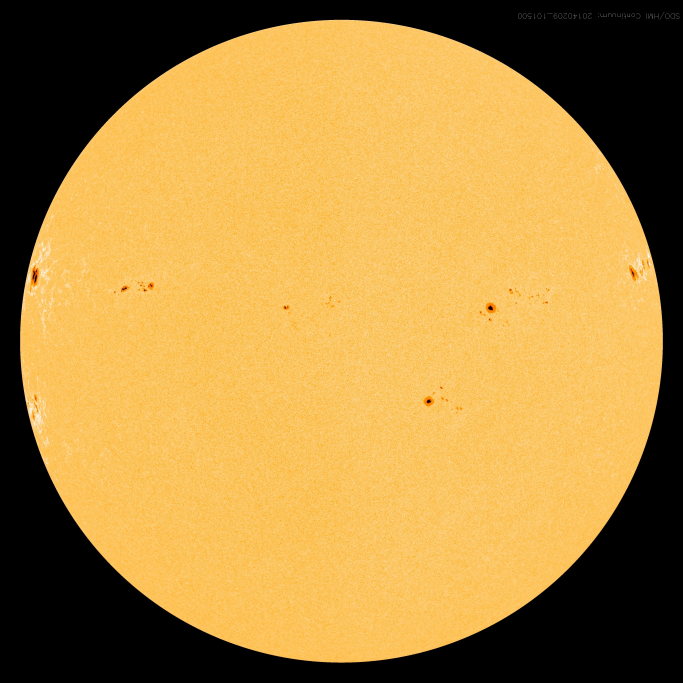
#> input picture machine_learning/data/img/normal/2k/20140209_101500_SDO_2048_00.jpg, 2048 x 2048 px (shown at 1/3 size); its folder holds only this picture in this run
$ python -i image_processor.py   (imports and definitions only)
#> lines starting #> are read from the running program, lines starting #| are printed output that depends on the picture
#> further down, picture is the input picture: shape (2048, 2048, 3); mean B, G, R 66.9, 137.2, 175.1
from machine_learning import ml_config
import cv2
import numpy as np
import matplotlib.pyplot as plt
import re
from pathlib import Path
from datetime import datetime
from skimage.filters import threshold_multiotsu
from machine_learning.enums.morpholog_operations import MorphologyOperation

PROJECT_ROOT = Path(__file__).resolve().parent.parent.parent


class ImageProcessor:
    """Utility-Klasse zum Einlesen und Bearbeiten von Bildern in verschiedenen Formaten"""

    # [317 lines left out: functions read_normal_image, print_img_stats, show_image, convert_to_grayscale, draw_global_grid, draw_patch_grid and 4 more, not called in this run]

    @staticmethod
    def detect_sun_disk(image: np.ndarray):
        """
        Nutzt die Hough Transformation (Hough Circles) um die Sonnenscheibe zu finden
        ACHTUNG diese funktion ist für 2k Bilder geschrieben und nicht verallgemeinert.
        Wieso?
        Weil die parameter so bestummen sind, dass der Rechenaufwand möglichst minimal bleibt auf einem 2kx2k Bild
        Args:
            image: Das Bild das eingelesen wird

        Returns: Den ersten gefundenen Kreis (array mit 3 Werten)
                    X Position des Mittelpunktes
                    Y Position des Mittelpunktes
                    Radius
        """
        # 1. Bild in Graustufen Umwandeln falls nicht schon grau ist.
        gray = image
        if image.ndim == 3:
            gray = cv2.cvtColor(image, cv2.COLOR_BGR2GRAY)
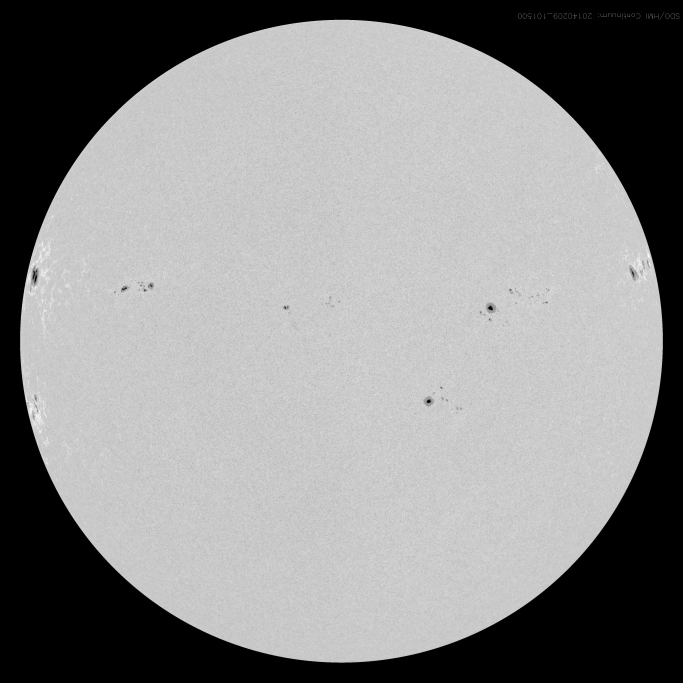
#> gray: shape (2048, 2048) (shown at 1/3 size); min 0, max 255, mean 140.5

        # 2. Bild glätten (reduziert Rauschen)
        gray_blurred = cv2.medianBlur(gray, 5)

        # 3. Hough Circle Transform
        circles = cv2.HoughCircles(
            gray_blurred,
            cv2.HOUGH_GRADIENT,
            dp=1.2,  # Inverser Verhältnis der Auflösung (1.0 = genau, >1 = schneller, gröber)
            minDist=1000,  # Mindestabstand zwischen Kreisen (Wir suchen auch nur 1 Kreis)
            param1=50,  # Canny edge high threshold (Da rand klar erkenntlich ist)
            param2=30,  # Accumulator threshold → kleinere Werte = mehr Sensitivität
            minRadius=800,  # erwartete minimaler Radius der Sonnenscheibe
            maxRadius=1150  # erwartete maximaler Radius
        )
#> circles = [[1024.2, 1025.4, 962.5]]

        if circles is not None:
            circles = np.round(circles[0, :]).astype("int")
#> circles = [[1024, 1025, 962]]
            print("Gefundene Kreise:", circles)
#| Gefundene Kreise: [[1024 1025  962]]
            return circles[0]
        else:
            print("Keine Kreise gefunden.")
            return None

    # [548 lines left out: functions create_disk_mask, segment_sunspots, gaussian_blur, bilateral_filter, contrast_stretch, apply_clahe and 12 more, not called in this run]

>>> import cv2
>>> picture = cv2.imread('../data/img/normal/2k/20140209_101500_SDO_2048_00.jpg')
>>> result = ImageProcessor().detect_sun_disk(picture)
#> result = [1024, 1025, 962]

$ run again, on machine_learning/data/img/normal/2k/20140417_093000_SDO_2048_00.jpg
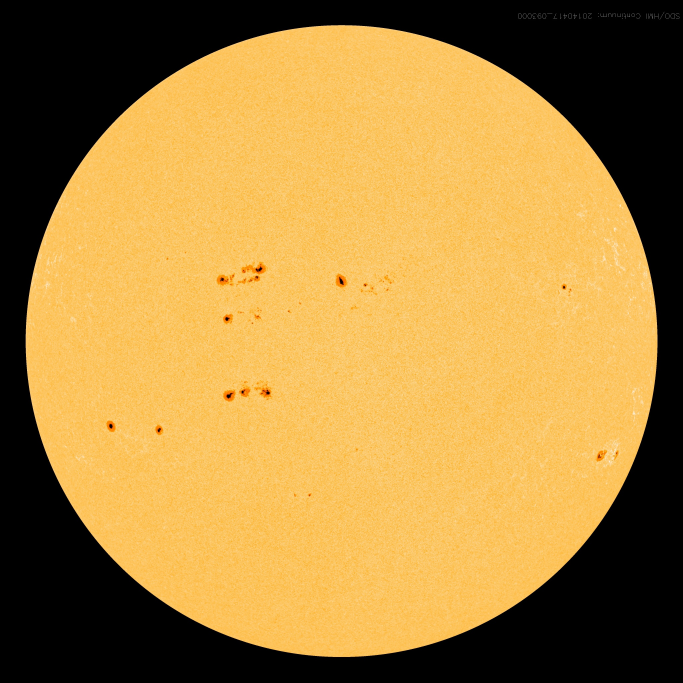
#> input picture machine_learning/data/img/normal/2k/20140417_093000_SDO_2048_00.jpg, 2048 x 2048 px (shown at 1/3 size)
#> picture is the input picture: shape (2048, 2048, 3); mean B, G, R 64.8, 132.6, 169.2
#> in detect_sun_disk, `gray = cv2.cvtColor(image, cv2.COLOR_BGR2GRAY)`:
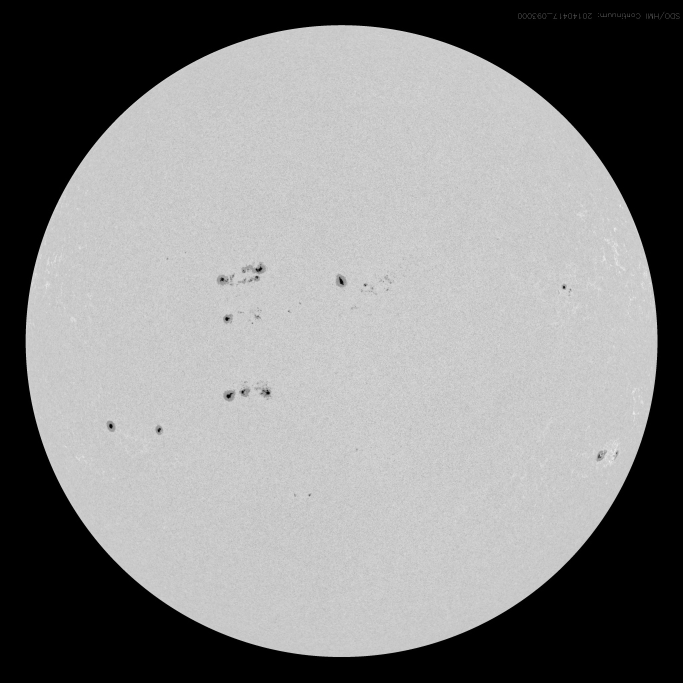
#> gray: shape (2048, 2048) (shown at 1/3 size); min 0, max 255, mean 135.8
#> in detect_sun_disk, `circles = cv2.HoughCircles( gray_blurred, cv2.HOUGH_GRADIENT, dp=1.2,`: circles = [[1024.2, 1021.8, 947.5]]
#> in detect_sun_disk, `circles = np.round(circles[0, :]).astype("int")`: circles = [[1024, 1022, 947]]
#| Gefundene Kreise: [[1024 1022  947]]
#> result = [1024, 1022, 947]

$ run again, on machine_learning/data/img/normal/2k/20230714_153000_SDO_2048_00.jpg
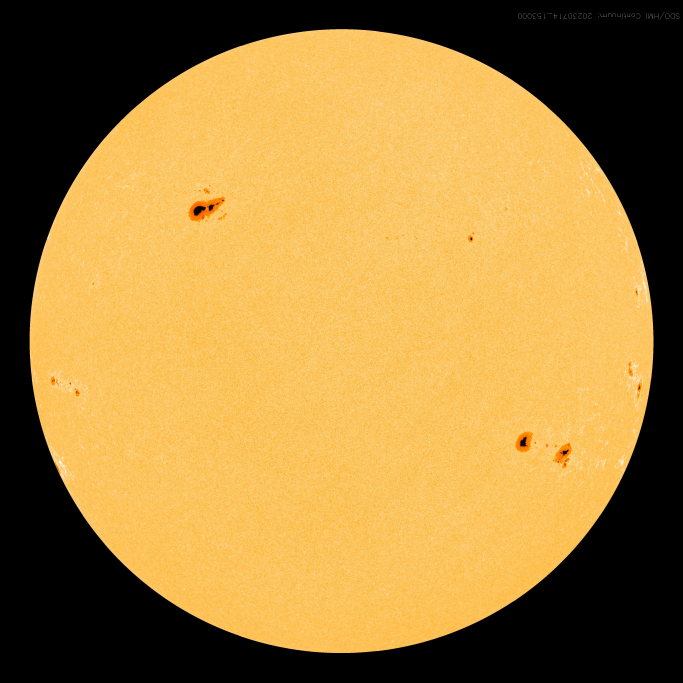
#> input picture machine_learning/data/img/normal/2k/20230714_153000_SDO_2048_00.jpg, 2048 x 2048 px (shown at 1/3 size)
#> picture is the input picture: shape (2048, 2048, 3); mean B, G, R 63.3, 129.2, 164.9
#> in detect_sun_disk, `gray = cv2.cvtColor(image, cv2.COLOR_BGR2GRAY)`:
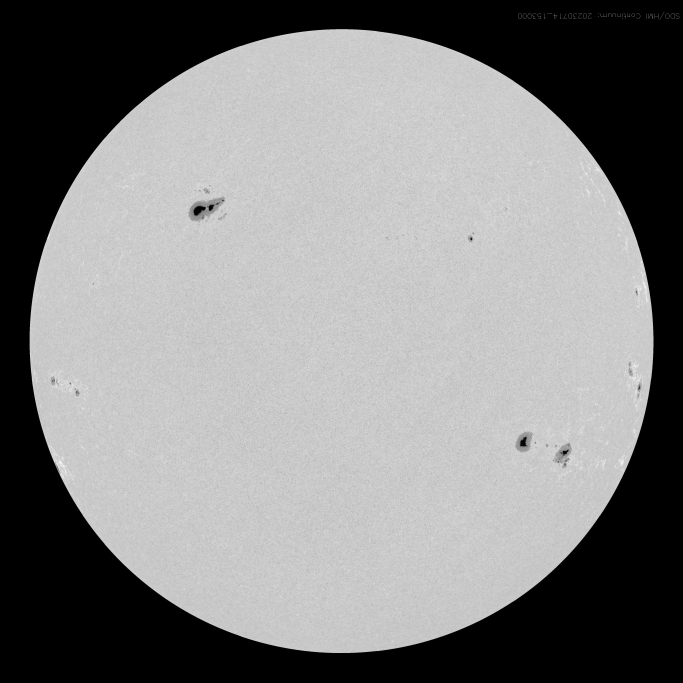
#> gray: shape (2048, 2048) (shown at 1/3 size); min 0, max 254, mean 132.4
#> in detect_sun_disk, `circles = cv2.HoughCircles( gray_blurred, cv2.HOUGH_GRADIENT, dp=1.2,`: circles = [[1023, 1021.8, 934.8]]
#> in detect_sun_disk, `circles = np.round(circles[0, :]).astype("int")`: circles = [[1023, 1022, 935]]
#| Gefundene Kreise: [[1023 1022  935]]
#> result = [1023, 1022, 935]
